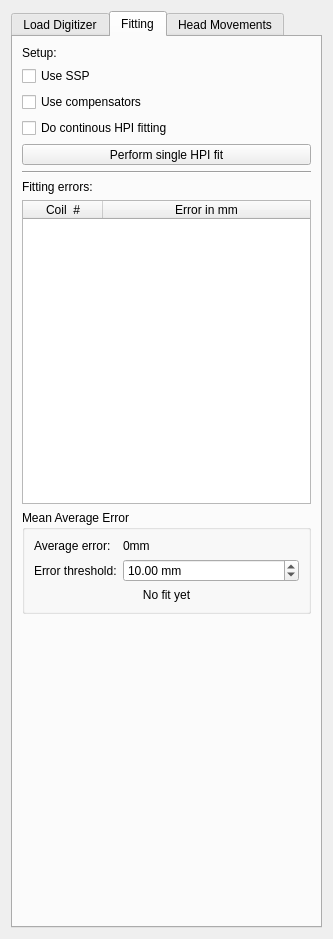
<?xml version="1.0" encoding="UTF-8"?>
<ui version="4.0">
 <class>HpiSettingsViewWidget</class>
 <widget class="QWidget" name="HpiSettingsViewWidget">
  <property name="geometry">
   <rect>
    <x>0</x>
    <y>0</y>
    <width>333</width>
    <height>939</height>
   </rect>
  </property>
  <property name="windowTitle">
   <string>HPI Setup</string>
  </property>
  <layout class="QVBoxLayout" name="verticalLayout_3">
   <item>
    <widget class="QTabWidget" name="tabWidget">
     <property name="currentIndex">
      <number>1</number>
     </property>
     <widget class="QWidget" name="tab_loadDigitizers">
      <attribute name="title">
       <string>Load Digitizer</string>
      </attribute>
      <layout class="QVBoxLayout" name="verticalLayout">
       <item>
        <widget class="QLineEdit" name="m_lineEdit_filePath">
         <property name="text">
          <string/>
         </property>
        </widget>
       </item>
       <item>
        <widget class="QPushButton" name="m_pushButton_loadDigitizers">
         <property name="text">
          <string>Load Digitizers</string>
         </property>
        </widget>
       </item>
       <item>
        <widget class="QGroupBox" name="groupBox">
         <property name="title">
          <string notr="true">Loaded Digitizers:</string>
         </property>
         <property name="flat">
          <bool>false</bool>
         </property>
         <layout class="QFormLayout" name="formLayout_2">
          <item row="0" column="0">
           <widget class="QLabel" name="label_7">
            <property name="text">
             <string>Loaded HPI coils:</string>
            </property>
           </widget>
          </item>
          <item row="0" column="1">
           <widget class="QLabel" name="m_label_numberLoadedCoils">
            <property name="text">
             <string>0</string>
            </property>
            <property name="alignment">
             <set>Qt::AlignCenter</set>
            </property>
           </widget>
          </item>
          <item row="1" column="0">
           <widget class="QLabel" name="label_9">
            <property name="text">
             <string>Loaded fiducials:</string>
            </property>
           </widget>
          </item>
          <item row="1" column="1">
           <widget class="QLabel" name="m_label_numberLoadedFiducials">
            <property name="text">
             <string>0</string>
            </property>
            <property name="alignment">
             <set>Qt::AlignCenter</set>
            </property>
           </widget>
          </item>
          <item row="2" column="0">
           <widget class="QLabel" name="label_10">
            <property name="text">
             <string>Loaded EEG positions:</string>
            </property>
           </widget>
          </item>
          <item row="2" column="1">
           <widget class="QLabel" name="m_label_numberLoadedEEG">
            <property name="text">
             <string>0</string>
            </property>
            <property name="alignment">
             <set>Qt::AlignCenter</set>
            </property>
           </widget>
          </item>
         </layout>
        </widget>
       </item>
       <item>
        <widget class="Line" name="line_3">
         <property name="orientation">
          <enum>Qt::Horizontal</enum>
         </property>
        </widget>
       </item>
       <item>
        <widget class="QLabel" name="label_5">
         <property name="text">
          <string>Coil frequencies:</string>
         </property>
         <property name="alignment">
          <set>Qt::AlignLeading|Qt::AlignLeft|Qt::AlignVCenter</set>
         </property>
        </widget>
       </item>
       <item>
        <widget class="QTableWidget" name="m_tableWidget_Frequencies">
         <property name="sizePolicy">
          <sizepolicy hsizetype="Expanding" vsizetype="Expanding">
           <horstretch>0</horstretch>
           <verstretch>0</verstretch>
          </sizepolicy>
         </property>
         <property name="minimumSize">
          <size>
           <width>0</width>
           <height>0</height>
          </size>
         </property>
         <property name="sizeAdjustPolicy">
          <enum>QAbstractScrollArea::AdjustToContents</enum>
         </property>
         <property name="autoScroll">
          <bool>false</bool>
         </property>
         <property name="showGrid">
          <bool>true</bool>
         </property>
         <property name="rowCount">
          <number>0</number>
         </property>
         <attribute name="horizontalHeaderCascadingSectionResizes">
          <bool>false</bool>
         </attribute>
         <attribute name="horizontalHeaderMinimumSectionSize">
          <number>28</number>
         </attribute>
         <attribute name="horizontalHeaderDefaultSectionSize">
          <number>80</number>
         </attribute>
         <attribute name="horizontalHeaderStretchLastSection">
          <bool>true</bool>
         </attribute>
         <attribute name="verticalHeaderVisible">
          <bool>false</bool>
         </attribute>
         <attribute name="verticalHeaderDefaultSectionSize">
          <number>22</number>
         </attribute>
         <column>
          <property name="text">
           <string>Coil #</string>
          </property>
         </column>
         <column>
          <property name="text">
           <string>Frequency</string>
          </property>
         </column>
        </widget>
       </item>
       <item>
        <widget class="QPushButton" name="m_pushButton_removeCoil">
         <property name="text">
          <string>-</string>
         </property>
        </widget>
       </item>
       <item>
        <widget class="QPushButton" name="m_pushButton_addCoil">
         <property name="text">
          <string>+</string>
         </property>
        </widget>
       </item>
       <item>
        <widget class="QToolButton" name="m_pushButton_doFreqOrder">
         <property name="sizePolicy">
          <sizepolicy hsizetype="Minimum" vsizetype="Fixed">
           <horstretch>0</horstretch>
           <verstretch>0</verstretch>
          </sizepolicy>
         </property>
         <property name="minimumSize">
          <size>
           <width>0</width>
           <height>0</height>
          </size>
         </property>
         <property name="maximumSize">
          <size>
           <width>16777215</width>
           <height>16777215</height>
          </size>
         </property>
         <property name="text">
          <string>Order coil frequencies</string>
         </property>
        </widget>
       </item>
       <item>
        <spacer name="verticalSpacer_2">
         <property name="orientation">
          <enum>Qt::Vertical</enum>
         </property>
         <property name="sizeHint" stdset="0">
          <size>
           <width>20</width>
           <height>40</height>
          </size>
         </property>
        </spacer>
       </item>
      </layout>
     </widget>
     <widget class="QWidget" name="tab_fitting">
      <attribute name="title">
       <string>Fitting</string>
      </attribute>
      <layout class="QVBoxLayout" name="verticalLayout_2">
       <item>
        <widget class="QLabel" name="label_12">
         <property name="text">
          <string>Setup:</string>
         </property>
         <property name="alignment">
          <set>Qt::AlignLeading|Qt::AlignLeft|Qt::AlignVCenter</set>
         </property>
        </widget>
       </item>
       <item>
        <widget class="QCheckBox" name="m_checkBox_useSSP">
         <property name="text">
          <string>Use SSP</string>
         </property>
        </widget>
       </item>
       <item>
        <widget class="QCheckBox" name="m_checkBox_useComp">
         <property name="text">
          <string>Use compensators</string>
         </property>
        </widget>
       </item>
       <item>
        <widget class="QCheckBox" name="m_checkBox_continousHPI">
         <property name="text">
          <string>Do continous HPI fitting</string>
         </property>
        </widget>
       </item>
       <item>
        <widget class="QToolButton" name="m_pushButton_doSingleFit">
         <property name="sizePolicy">
          <sizepolicy hsizetype="Minimum" vsizetype="Fixed">
           <horstretch>0</horstretch>
           <verstretch>0</verstretch>
          </sizepolicy>
         </property>
         <property name="minimumSize">
          <size>
           <width>0</width>
           <height>0</height>
          </size>
         </property>
         <property name="maximumSize">
          <size>
           <width>16777215</width>
           <height>16777215</height>
          </size>
         </property>
         <property name="text">
          <string>Perform single HPI fit</string>
         </property>
        </widget>
       </item>
       <item>
        <widget class="Line" name="line_2">
         <property name="orientation">
          <enum>Qt::Horizontal</enum>
         </property>
        </widget>
       </item>
       <item>
        <widget class="QLabel" name="label_11">
         <property name="text">
          <string>Fitting errors:</string>
         </property>
         <property name="alignment">
          <set>Qt::AlignLeading|Qt::AlignLeft|Qt::AlignVCenter</set>
         </property>
        </widget>
       </item>
       <item>
        <widget class="QTableWidget" name="m_tableWidget_errors">
         <property name="minimumSize">
          <size>
           <width>0</width>
           <height>192</height>
          </size>
         </property>
         <property name="sizeAdjustPolicy">
          <enum>QAbstractScrollArea::AdjustToContents</enum>
         </property>
         <property name="rowCount">
          <number>0</number>
         </property>
         <attribute name="horizontalHeaderDefaultSectionSize">
          <number>80</number>
         </attribute>
         <attribute name="horizontalHeaderStretchLastSection">
          <bool>true</bool>
         </attribute>
         <attribute name="verticalHeaderVisible">
          <bool>false</bool>
         </attribute>
         <attribute name="verticalHeaderDefaultSectionSize">
          <number>22</number>
         </attribute>
         <column>
          <property name="text">
           <string>Coil  #</string>
          </property>
         </column>
         <column>
          <property name="text">
           <string>Error in mm</string>
          </property>
         </column>
        </widget>
       </item>
       <item>
        <widget class="QGroupBox" name="groupBox_2">
         <property name="title">
          <string>Mean Average Error</string>
         </property>
         <property name="flat">
          <bool>false</bool>
         </property>
         <property name="checkable">
          <bool>false</bool>
         </property>
         <layout class="QFormLayout" name="formLayout_4">
          <item row="0" column="0">
           <widget class="QLabel" name="label_2">
            <property name="text">
             <string>Average error:</string>
            </property>
            <property name="alignment">
             <set>Qt::AlignLeading|Qt::AlignLeft|Qt::AlignVCenter</set>
            </property>
           </widget>
          </item>
          <item row="0" column="1">
           <widget class="QLabel" name="m_label_averagedFitError">
            <property name="text">
             <string>0mm</string>
            </property>
            <property name="alignment">
             <set>Qt::AlignLeading|Qt::AlignLeft|Qt::AlignVCenter</set>
            </property>
           </widget>
          </item>
          <item row="1" column="0">
           <widget class="QLabel" name="label">
            <property name="text">
             <string>Error threshold:</string>
            </property>
           </widget>
          </item>
          <item row="1" column="1">
           <widget class="QDoubleSpinBox" name="m_doubleSpinBox_maxHPIContinousDist">
            <property name="suffix">
             <string> mm</string>
            </property>
            <property name="maximum">
             <double>9999.989999999999782</double>
            </property>
            <property name="value">
             <double>10.000000000000000</double>
            </property>
           </widget>
          </item>
          <item row="2" column="0" colspan="2">
           <widget class="QLabel" name="m_label_fitFeedback">
            <property name="text">
             <string>No fit yet</string>
            </property>
            <property name="alignment">
             <set>Qt::AlignCenter</set>
            </property>
           </widget>
          </item>
         </layout>
        </widget>
       </item>
       <item>
        <spacer name="verticalSpacer_3">
         <property name="orientation">
          <enum>Qt::Vertical</enum>
         </property>
         <property name="sizeHint" stdset="0">
          <size>
           <width>20</width>
           <height>40</height>
          </size>
         </property>
        </spacer>
       </item>
      </layout>
     </widget>
     <widget class="QWidget" name="tab_movement">
      <attribute name="title">
       <string>Head Movements</string>
      </attribute>
      <layout class="QVBoxLayout" name="verticalLayout_5">
       <item>
        <widget class="QGroupBox" name="groupBox_threshold">
         <property name="title">
          <string>Thresholds:</string>
         </property>
         <layout class="QFormLayout" name="formLayout">
          <item row="0" column="0">
           <widget class="QLabel" name="label_moveThreshold">
            <property name="text">
             <string>Movement:</string>
            </property>
           </widget>
          </item>
          <item row="0" column="1">
           <widget class="QDoubleSpinBox" name="m_doubleSpinBox_moveThreshold">
            <property name="suffix">
             <string> mm</string>
            </property>
            <property name="maximum">
             <double>9999.989999999999782</double>
            </property>
            <property name="value">
             <double>3.000000000000000</double>
            </property>
           </widget>
          </item>
          <item row="1" column="0">
           <widget class="QLabel" name="label_rotThreshold">
            <property name="text">
             <string>Rotation:</string>
            </property>
           </widget>
          </item>
          <item row="1" column="1">
           <widget class="QDoubleSpinBox" name="m_doubleSpinBox_rotThreshold">
            <property name="suffix">
             <string> °</string>
            </property>
            <property name="maximum">
             <double>9999.989999999999782</double>
            </property>
            <property name="value">
             <double>5.000000000000000</double>
            </property>
           </widget>
          </item>
         </layout>
        </widget>
       </item>
       <item>
        <widget class="QGroupBox" name="groupBox_result">
         <property name="title">
          <string>Displacement from last fit:</string>
         </property>
         <layout class="QFormLayout" name="formLayout_3">
          <item row="0" column="0">
           <widget class="QLabel" name="label_moveResult">
            <property name="text">
             <string>Movement:</string>
            </property>
           </widget>
          </item>
          <item row="0" column="1">
           <widget class="QLineEdit" name="m_qLineEdit_moveResult">
            <property name="readOnly">
             <bool>true</bool>
            </property>
           </widget>
          </item>
          <item row="1" column="0">
           <widget class="QLabel" name="label_rotResult">
            <property name="text">
             <string>Rotation:</string>
            </property>
           </widget>
          </item>
          <item row="1" column="1">
           <widget class="QLineEdit" name="m_qLineEdit_rotResult">
            <property name="readOnly">
             <bool>true</bool>
            </property>
           </widget>
          </item>
          <item row="2" column="0">
           <widget class="QLabel" name="label_largeResult">
            <property name="text">
             <string>Head Movement:</string>
            </property>
           </widget>
          </item>
          <item row="2" column="1">
           <widget class="QLabel" name="m_label_movementFeedback">
            <property name="text">
             <string>No fit yet</string>
            </property>
            <property name="alignment">
             <set>Qt::AlignCenter</set>
            </property>
           </widget>
          </item>
         </layout>
        </widget>
       </item>
       <item>
        <spacer name="verticalSpacer">
         <property name="orientation">
          <enum>Qt::Vertical</enum>
         </property>
         <property name="sizeHint" stdset="0">
          <size>
           <width>20</width>
           <height>40</height>
          </size>
         </property>
        </spacer>
       </item>
      </layout>
     </widget>
    </widget>
   </item>
  </layout>
 </widget>
 <tabstops>
  <tabstop>tabWidget</tabstop>
  <tabstop>m_lineEdit_filePath</tabstop>
  <tabstop>m_pushButton_loadDigitizers</tabstop>
  <tabstop>m_tableWidget_Frequencies</tabstop>
  <tabstop>m_pushButton_removeCoil</tabstop>
  <tabstop>m_pushButton_addCoil</tabstop>
  <tabstop>m_pushButton_doFreqOrder</tabstop>
  <tabstop>m_checkBox_useSSP</tabstop>
  <tabstop>m_checkBox_useComp</tabstop>
  <tabstop>m_checkBox_continousHPI</tabstop>
  <tabstop>m_pushButton_doSingleFit</tabstop>
  <tabstop>m_tableWidget_errors</tabstop>
  <tabstop>m_doubleSpinBox_maxHPIContinousDist</tabstop>
  <tabstop>m_doubleSpinBox_moveThreshold</tabstop>
  <tabstop>m_doubleSpinBox_rotThreshold</tabstop>
  <tabstop>m_qLineEdit_moveResult</tabstop>
  <tabstop>m_qLineEdit_rotResult</tabstop>
 </tabstops>
 <resources/>
 <connections/>
</ui>
